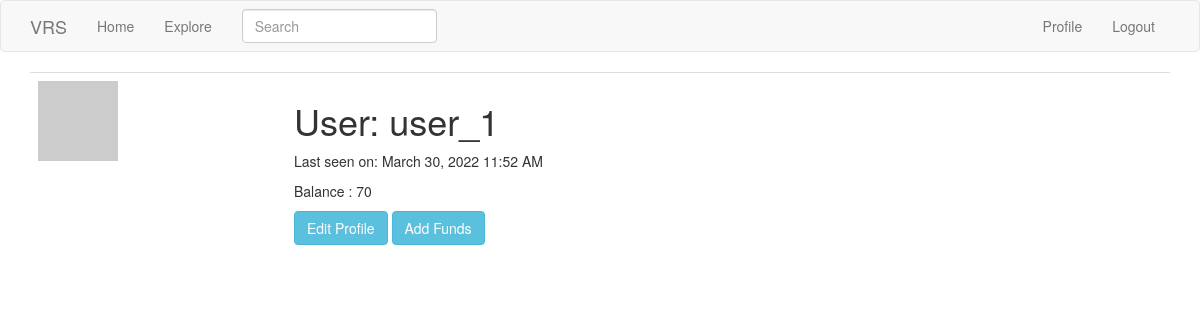
Before: /user/user_1 (signed in) with the older database file.
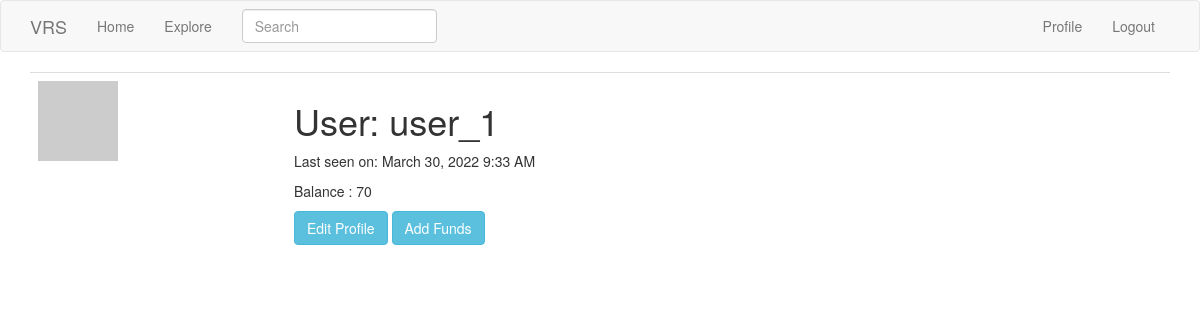
After: the same page with the newer database file.
### app/models.py (models this page shows, shortened)
class User(UserMixin, db.Model):
    user_cat = db.Column(db.String(64), index=True)
    id = db.Column(db.Integer, primary_key=True)
    username = db.Column(db.String(64), index=True, unique=True)
    email = db.Column(db.String(120), index=True, unique=True)
    password_hash = db.Column(db.String(128))
    about_me = db.Column(db.String(140))
    last_seen = db.Column(db.DateTime, default=datetime.utcnow)
    balance = db.Column(db.Integer, default=0)
    def avatar(self, size):
        digest = md5(self.email.lower().encode('utf-8')).hexdigest()
        return 'https://www.gravatar.com/avatar/{}?d=identicon&s={}'.format(
            digest, size)

### app/routes.py (the view)
@app.route('/user/<username>', methods=['GET', 'POST'])
@login_required
def user(username):
    user = User.query.filter_by(username=username).first_or_404()
    page = request.args.get('page', 1, type=int)
    return render_template('user.html', user=user)

### app/forms.py
class SearchForm(FlaskForm):
    q = StringField('Search', validators=[DataRequired()])
    def __init__(self, *args, **kwargs):
        if 'formdata' not in kwargs:
            kwargs['formdata'] = request.args
        if 'meta' not in kwargs:
            kwargs['meta'] = {'csrf': False}
        super(SearchForm, self).__init__(*args, **kwargs)

### app/models.py (called while the page is built)
@login.user_loader
def load_user(id):
    return User.query.get(int(id))

    @classmethod
    def before_commit(cls, session):
        session._changes = {
            'add': list(session.new),
            'update': list(session.dirty),
            'delete': list(session.deleted)
        }

    @classmethod
    def after_commit(cls, session):
        for obj in session._changes['add']:
            if isinstance(obj, SearchableMixin):
                add_to_index(obj.__tablename__, obj)
        for obj in session._changes['update']:
            if isinstance(obj, SearchableMixin):
                add_to_index(obj.__tablename__, obj)
        for obj in session._changes['delete']:
            if isinstance(obj, SearchableMixin):
                remove_from_index(obj.__tablename__, obj)
        session._changes = None

### app/routes.py (called while the page is built)
@app.before_request
def before_request():
    if current_user.is_authenticated:
        current_user.last_seen = datetime.utcnow()
        db.session.commit()
    g.search_form = SearchForm()
    g.locale = str(getlocale())

### app/templates/user.html (shortened to what this page needs)
{% extends "base.html" %}
{% block app_content %}
    <table class="table table-hover">
        <tr>
            <td width="256px"><img src="{{ user.avatar(256) }}"></td>
            <td>
                <h1>User: {{ user.username }}</h1>
                {% if user.last_seen %}
                <p>Last seen on: {{ moment(user.last_seen).format('LLL') }}</p>
                {% endif %}
                {% if user == current_user %}
                <p>Balance : {{ user.balance }}</p>
                {% endif %}
                {% if user == current_user %}
                <form method="post" >
                    <a href="{{ url_for('edit_profile') }}">
                    <input type="button" class="btn btn-info" value="Edit Profile" name="Edit Profile">
                    </a>
                    <a href="{{ url_for('add_funds') }}">
                        <input type="button" class="btn btn-info" value="Add Funds" name="Add Funds">
                    </a>
                </form>
                {% endif %}
            </td>
        </tr>
    </table>
{% endblock %}

### app/templates/base.html (shortened to what this page needs)
{% extends 'bootstrap/base.html' %}
{% block navbar %}
    <nav class="navbar navbar-default">
        <div class="container">
            <div class="navbar-header">
                {% if current_user.is_authenticated %}
                <a class="navbar-brand" href="{{ url_for('index'+"_" + current_user.user_cat) }}">VRS</a>
                {% else %}
                <a class="navbar-brand" href="{{ url_for('explore') }}">VRS</a>
                {% endif %}
            </div>
            <div class="collapse navbar-collapse" id="bs-example-navbar-collapse-1">
                <ul class="nav navbar-nav">
                    {% if current_user.is_authenticated %}
                    <li><a href="{{ url_for('index'+'_' + current_user.user_cat) }}">Home</a></li>
                    {% endif %}
                    <li><a href="{{ url_for('explore') }}">Explore</a></li>
                </ul>
                <ul class="nav navbar-nav navbar-right">
                    {% if current_user.is_anonymous %}
                    <li><a href="{{ url_for('login') }}">Login</a></li>
                    {% else %}
                    <li><a href="{{ url_for('user', username=current_user.username) }}">Profile</a></li>
                    <li><a href="{{ url_for('logout') }}">Logout</a></li>
                    {% endif %}
                </ul>
                {% if g.search_form %}
                <form class="navbar-form navbar-left" method="get"
                    action="{{ url_for('search') }}">
                <div class="form-group">
                    {{ g.search_form.q(size=20, class='form-control',
                        placeholder=g.search_form.q.label.text) }}
                </div>
                </form>
                {% endif %}
            </div>
        </div>
    </nav>
{% endblock %}
{% block content %}
    <div class="container">
        {% block app_content %}{% endblock %}
    </div>
{% endblock %}

Changed rows visible on the page:
changed User "user_1": last_seen "March 30, 2022 11:52 AM" → "March 30, 2022 9:33 AM"
